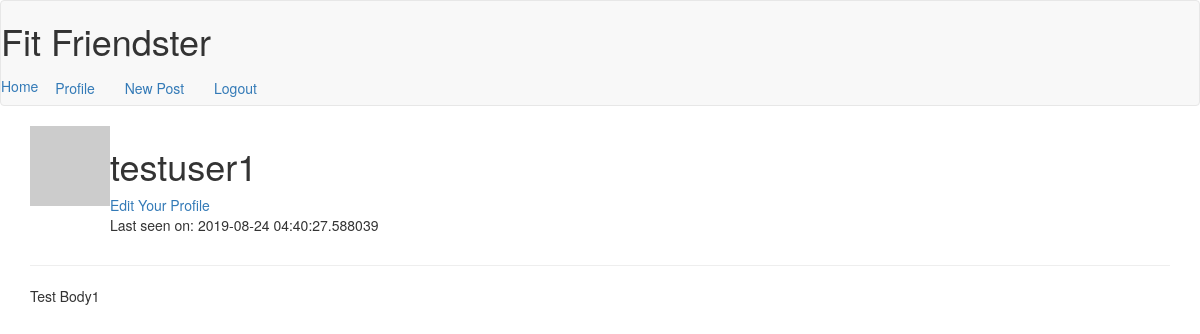
Before: /user/testuser1 (signed in) with the older database file.
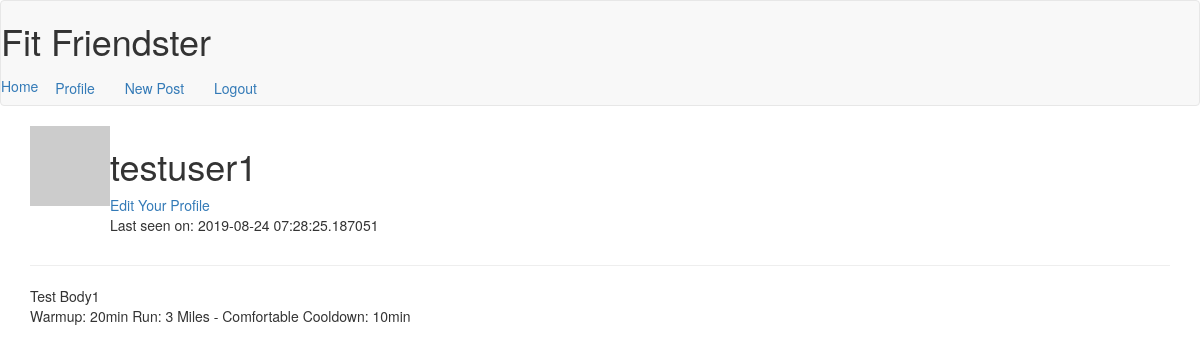
After: the same page with the newer database file.
### app/models.py (models this page shows, shortened)
class User(UserMixin, db.Model):
    id = db.Column(db.Integer, primary_key=True)
    username = db.Column(db.String(64), index=True, unique=True)
    first_name = db.Column(db.String(32))
    last_name = db.Column(db.String(32))
    email = db.Column(db.String(64), index=True, unique=True)
    password_hash = db.Column(db.String(128))
    about_me = db.Column(db.String(140))
    last_seen = db.Column(db.DateTime, default=datetime.utcnow)
    active = db.Column(db.Boolean)
    user_type = db.Column(db.String(64))
    posts = db.relationship('Post', backref='author', lazy='dynamic')
    def avatar(self, size):
        digest = md5(self.email.lower().encode('utf-8')).hexdigest()
        return 'https://www.gravatar.com/avatar/{}?d=identicon&s={}'.format(digest,size)

class Post(db.Model):
    id = db.Column(db.Integer, primary_key=True)
    title = db.Column(db.String(140))
    body = db.Column(db.String(140))
    timestamp = db.Column(db.DateTime, index=True, default=datetime.utcnow)
    user_id = db.Column(db.Integer, db.ForeignKey('user.id'))

### app/routes.py (the view)
@app.route('/user/<username>')
@login_required
def user(username):
    user = User.query.filter_by(username=username).first_or_404()
    posts = Post.query.filter_by(user_id=user.id).all()
    return render_template('user.html', title='Profile', user=user, posts=posts)

### app/models.py (called while the page is built)
@login.user_loader
def load_user(id):
    return User.query.get(int(id))

### app/routes.py (called while the page is built)
@app.before_request
def before_request():
    if current_user.is_authenticated:
        current_user.last_seen = datetime.utcnow()
        db.session.commit()

### app/templates/user.html (shortened to what this page needs)
{% extends "base.html" %}
{% block app_content %}
    <table>
        <tr valign="top">
            <td><img src="{{ user.avatar(128) }}"></td>
            <td>
                <h1>{{ user.username }}</h1>
                <a href="{{ url_for('edit_profile') }}">Edit Your Profile</a>
                {% if user.last_seen %}
                    <p>Last seen on: {{ user.last_seen }}</p>
                {% endif %}
            </td>
        </tr>
    </table>
    <hr>
        {% for post in posts %}
            {% include '_post.html' %}
        {% endfor %}
{% endblock %}

### app/templates/_post.html
<table>
    <tr valign="top">
        <td
            {{ post.author.username }} says: <br>
            {{ post.body }}
        </td>
    </tr>
</table>

Changed rows visible on the page:
changed User "testuser1": last_seen "2019-08-24 04:40:27.588039" → "2019-08-24 07:28:25.187051"
added Post: body "Warmup: 20min Run: 3 Miles - Comfortable Cooldown: 10min"
